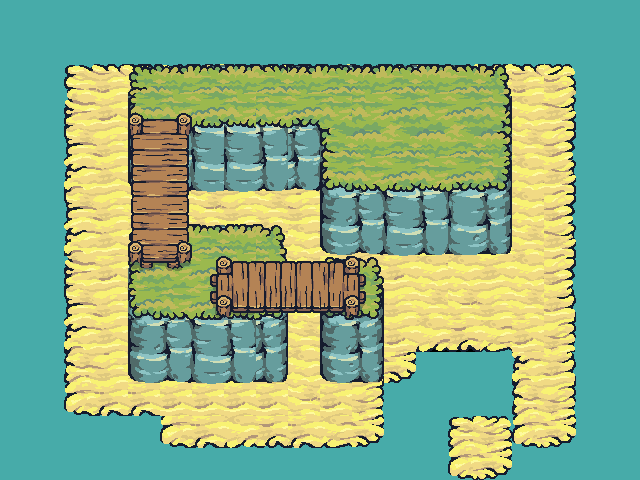

This is a level from a 2D game, rendered from its Tiled map with the project's own tilesets. A one-line summary and the complete map file follow:
An orthogonal 20x15 tile map with 32x32 px tiles, 5 tile layers (agua, suelo, relieve, cesped, ...), 4 tilesets and 11 objects.

<map version="1.10" tiledversion="1.11.2" orientation="orthogonal" renderorder="right-down" width="20" height="15" tilewidth="32" tileheight="32" infinite="0" nextlayerid="22" nextobjectid="26">
 <tileset firstgid="1" source="Water.tsx" />
 <tileset firstgid="5" source="Tilemap_Flat.tsx" />
 <tileset firstgid="165" source="Tilemap_Elevation.tsx" />
 <tileset firstgid="293" source="Bridge_All.tsx" />
 <layer id="8" name="agua" width="20" height="15">
  <data encoding="csv">
1,2,1,2,1,1,1,1,1,1,1,1,1,1,1,1,1,1,1,2,
1,2,1,1,1,2,1,1,1,1,1,1,2,1,2,1,2,1,1,2,
1,2,1,1,1,1,1,2,1,1,2,1,2,1,2,1,2,1,1,2,
1,2,1,2,0,0,0,0,0,0,0,0,0,0,0,1,1,2,1,2,
1,2,1,2,0,0,0,0,0,0,0,0,0,0,0,1,1,2,1,2,
1,2,1,2,0,0,0,0,0,0,0,0,0,0,0,1,1,2,1,2,
1,2,1,2,0,0,0,0,0,0,0,0,0,0,0,1,1,2,1,2,
1,1,1,2,0,0,0,0,0,0,0,0,0,0,0,1,1,2,1,2,
1,1,1,2,0,0,0,0,0,0,0,0,0,0,0,1,1,2,1,2,
1,1,1,2,0,0,0,0,0,0,0,0,0,0,0,1,1,2,1,2,
1,1,1,2,0,0,0,0,0,0,0,0,0,0,0,1,1,2,1,2,
1,1,1,1,2,2,2,2,2,2,2,2,2,1,2,1,1,2,1,2,
1,2,1,1,1,1,1,1,1,1,1,1,1,1,1,2,1,2,1,2,
1,2,1,2,1,1,1,1,1,2,2,2,2,2,2,2,2,2,1,2,
1,2,1,1,1,2,2,2,2,2,2,2,2,2,2,1,1,2,1,2
</data>
 </layer>
 <layer id="13" name="suelo" width="20" height="15">
  <data encoding="csv">
0,0,0,0,0,0,0,0,0,0,0,0,0,0,0,0,0,0,0,0,
0,0,0,0,0,0,0,0,0,0,0,0,0,0,0,0,0,0,0,0,
0,0,15,16,17,18,19,16,16,17,18,16,16,17,18,19,16,20,0,0,
0,0,35,36,37,36,37,38,39,36,37,38,39,36,37,38,39,40,0,0,
0,0,55,56,57,56,57,58,59,56,57,58,59,56,57,58,59,60,0,0,
0,0,75,76,77,76,77,78,79,76,77,78,79,76,77,78,79,42,0,0,
0,0,55,56,57,96,97,98,99,96,97,98,99,36,37,38,39,62,0,0,
0,0,75,76,77,36,37,38,39,39,37,38,39,56,57,58,59,40,0,0,
0,0,35,36,37,36,37,38,39,59,36,37,38,39,77,78,79,60,0,0,
0,0,55,56,57,56,57,58,36,37,38,39,58,59,97,98,99,80,0,0,
0,0,75,76,77,76,77,78,56,57,58,59,36,117,118,119,36,100,0,0,
0,0,95,96,97,96,97,98,76,77,36,80,120,0,0,0,81,82,0,0,
0,0,115,116,116,36,36,36,36,97,36,100,0,0,0,0,101,102,0,0,
0,0,0,0,0,115,116,117,118,116,119,120,0,0,141,142,121,122,0,0,
0,0,0,0,0,0,0,0,0,0,0,0,0,0,161,162,0,0,0,0
</data>
 </layer>
 <layer id="14" name="relieve" width="20" height="15">
  <data encoding="csv">
0,0,0,0,0,0,0,0,0,0,0,0,0,0,0,0,0,0,0,0,
0,0,0,0,0,0,0,0,0,0,0,0,0,0,0,0,0,0,0,0,
0,0,0,0,165,166,167,168,169,167,167,166,167,168,169,170,0,0,0,0,
0,0,0,0,205,206,207,207,208,206,207,208,207,208,209,210,0,0,0,0,
0,0,0,0,213,214,215,215,216,214,197,198,199,200,201,202,0,0,0,0,
0,0,0,0,221,222,223,223,224,222,205,206,207,208,209,210,0,0,0,0,
0,0,0,0,0,0,0,0,0,0,213,214,215,216,217,218,0,0,0,0,
0,0,0,0,165,166,167,168,170,0,221,222,223,224,225,226,0,0,0,0,
0,0,0,0,173,174,174,174,178,0,235,236,0,0,0,0,0,0,0,0,
0,0,0,0,181,174,174,174,186,0,243,244,0,0,0,0,0,0,0,0,
0,0,0,0,213,214,215,216,218,0,251,252,0,0,0,0,0,0,0,0,
0,0,0,0,221,222,223,224,226,0,259,260,0,0,0,0,0,0,0,0,
0,0,0,0,0,0,0,0,0,0,0,0,0,0,0,0,0,0,0,0,
0,0,0,0,0,0,0,0,0,0,0,0,0,0,0,0,0,0,0,0,
0,0,0,0,0,0,0,0,0,0,0,0,0,0,0,0,0,0,0,0
</data>
 </layer>
 <layer id="16" name="cesped" width="20" height="15">
  <data encoding="csv">
0,0,0,0,0,0,0,0,0,0,0,0,0,0,0,0,0,0,0,0,
0,0,0,0,0,0,0,0,0,0,0,0,0,0,0,0,0,0,0,0,
0,0,0,0,5,6,7,8,9,6,7,6,7,8,9,10,0,0,0,0,
0,0,0,0,105,106,107,108,108,109,26,26,27,26,27,30,0,0,0,0,
0,0,0,0,0,0,0,0,0,0,85,46,47,46,47,50,0,0,0,0,
0,0,0,0,0,0,0,0,0,0,105,106,107,108,109,110,0,0,0,0,
0,0,0,0,0,0,0,0,0,0,0,0,0,0,0,0,0,0,0,0,
0,0,0,0,5,6,7,8,10,0,0,0,0,0,0,0,0,0,0,0,
0,0,0,0,25,26,27,28,30,0,131,132,0,0,0,0,0,0,0,0,
0,0,0,0,145,146,147,148,150,0,151,152,0,0,0,0,0,0,0,0,
0,0,0,0,0,0,0,0,0,0,0,0,0,0,0,0,0,0,0,0,
0,0,0,0,0,0,0,0,0,0,0,0,0,0,0,0,0,0,0,0,
0,0,0,0,0,0,0,0,0,0,0,0,0,0,0,0,0,0,0,0,
0,0,0,0,0,0,0,0,0,0,0,0,0,0,0,0,0,0,0,0,
0,0,0,0,0,0,0,0,0,0,0,0,0,0,0,0,0,0,0,0
</data>
 </layer>
 <layer id="17" name="puente" width="20" height="15">
  <data encoding="csv">
0,0,0,0,0,0,0,0,0,0,0,0,0,0,0,0,0,0,0,0,
0,0,0,0,0,0,0,0,0,0,0,0,0,0,0,0,0,0,0,0,
0,0,0,0,0,0,0,0,0,0,0,0,0,0,0,0,0,0,0,0,
0,0,0,0,305,306,0,0,0,0,0,0,0,0,0,0,0,0,0,0,
0,0,0,0,311,312,0,0,0,0,0,0,0,0,0,0,0,0,0,0,
0,0,0,0,317,318,0,0,0,0,0,0,0,0,0,0,0,0,0,0,
0,0,0,0,323,324,0,0,0,0,0,0,0,0,0,0,0,0,0,0,
0,0,0,0,329,330,0,0,0,0,0,0,0,0,0,0,0,0,0,0,
0,0,0,0,335,336,293,294,295,296,297,298,0,0,0,0,0,0,0,0,
0,0,0,0,0,0,299,300,301,302,303,304,0,0,0,0,0,0,0,0,
0,0,0,0,0,0,0,0,0,0,0,0,0,0,0,0,0,0,0,0,
0,0,0,0,0,0,0,0,0,0,0,0,0,0,0,0,0,0,0,0,
0,0,0,0,0,0,0,0,0,0,0,0,0,0,0,0,0,0,0,0,
0,0,0,0,0,0,0,0,0,0,0,0,0,0,0,0,0,0,0,0,
0,0,0,0,0,0,0,0,0,0,0,0,0,0,0,0,0,0,0,0
</data>
 </layer>
 <objectgroup id="18" name="player" visible="0">
  <object id="18" x="448.667" y="128" width="30.6667" height="31.3333" />
 </objectgroup>
 <objectgroup id="19" name="colisiones">
  <object id="2" x="64" y="64" width="64" height="320" />
  <object id="12" x="128" y="32" width="384" height="32" />
  <object id="13" x="512" y="32" width="64" height="224" />
  <object id="21" x="192" y="128" width="128" height="96" />
  <object id="22" x="320" y="192" width="192" height="64" />
  <object id="23" x="288" y="224" width="32" height="32" />
  <object id="24" x="128" y="320" width="288" height="64" />
  <object id="25" x="384" y="256" width="32" height="64" />
 </objectgroup>
 <objectgroup id="20" name="castillo">
  <object id="19" x="352" y="96" width="32" height="32" />
 </objectgroup>
 <objectgroup id="21" name="torre">
  <object id="20" x="224" y="64" width="32" height="32" />
 </objectgroup>
</map>
